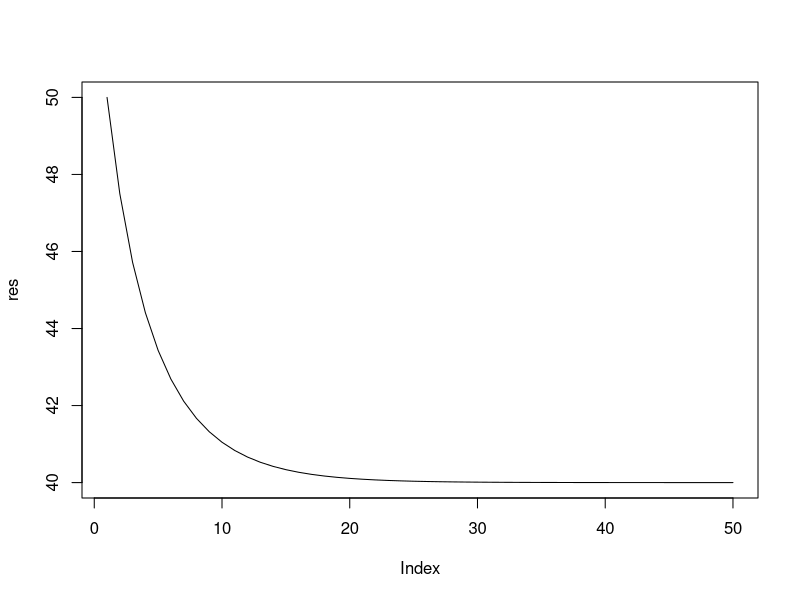

This figure's R source: (Note: this script raises an error after producing the figure.)
#################################
#Intro to modeling in R workshop
#Session 2 - 2/1/18
#################################

#Exercise 1 
#a
#Set your parameters
g=0.8
K=100
f=0.3
N0 = 50
t=50

#create a function called mypop
mypop = function(g, K, f, N0, t){

#create a vector to store population sizes and yield
pop = rep(0, t)
yield = rep(0, t)

#Set initial population size and yield
pop[1] = N0
yield[1]=N0*f

#Run loop to calculate our population growth model
for(n in 2:t){
  pop[n] = pop[n-1] + g*pop[n-1]*(1-pop[n-1]/K) - f*pop[n-1]
  yield[n] = pop[n]*f
  #print(pop[n])
  }
#return(cbind(pop, yield))
return(pop)
}
#call our mypop function
res = mypop(g=0.5, K=100, f=0.3, N0=50, t=50)

#plot the resulting population size
plot(res, type="l")

#b
#create a vector of fishing mortalities
f.sim = seq(0, 1, by=0.1)

#create a vector to store our population
pop = matrix(0, t, length(f.sim))

#set initial population size
pop[1,] = N0

#Run the loop through the matrix to calculate population size over time for each fishing mortality
for(n in 2:nrow(x)){
  for(i in 1:ncol(x)){
    pop[n, i] = pop[n-1, i] + g*pop[n-1, i]*(1-pop[n-1, i]/K) - f.sim[i]*pop[n-1, i]
    }
}
#plot our matrix
matplot(pop, type="l")

#Use the mypop function to create the population matrix
for(n in 1:length(f.sim)){
  res = mypop(g=0.5, K=100, f=f.sim[n], N0=10, t=50)
  if(n==1){out=res}else{out = cbind(out, res)}
}

matplot(out, type="l")

###Lets vectorize!
mypop.vectorize = function(g, K, N0, t){
  
  #Create a vector for pop
  pop = rep(0, length(f.sim))
  #Set initial population sizes
  pop[] = N0
  #Create a vector to store our output
  out=pop
  
  #Create a vector to store total yield
  sum.yield = f.sim*pop
  
  #Plot population size for each fishing mortality
  plot(pop~f.sim, type="l", ylim=c(0, 100))
  
  #Run a loop over all time steps
  for(n in 2:t){
    #print(pop)
    #population growth
    surplus = g*pop*(1-pop/K)
    
    #fishing
    fishing = f.sim*pop
    
    #update our population size
    pop = pop + surplus - fishing
    
    #sum of yield
    sum.yield = sum.yield + fishing
    
    #Add lines to the plot
    lines(pop~f.sim)
    
    #Build an output matrix
    out=rbind(out, pop)
    }
  #return(pop)
  return(out)
}

#Test our function
res = mypop.vectorize(g=0.5, K=100, N0=50, t=50)

#plot our output matrix
matplot(res, type="l")

#Exercise 2

#Create our spatial population model
mypop.patches = function(g, K, f1, f2, N0, t, d, L){
  
  #Create a matrix to store pop
  pop = matrix(0, t, L)
  
  #Set initial population sizes
  pop[1,] = N0
  
  #Create a vector to store fishing mortality in each patch
  f.patches = c(rep(f1, L/2), rep(f2, L/2))
  
  #Loop over our population matrix
  for(n in 2:nrow(pop)){
    for(i in 1:ncol(pop)){
      if(i==1){
        pop[n, i] = pop[n-1, i] + g*pop[n-1, i]*(1-pop[n-1, i]/K) - f.patches[i]*pop[n-1, i] -
        d/2*pop[n-1,i] + d/2*pop[n-1, i+1]}
      else{
        if(i==L){
        pop[n, i] = pop[n-1, i] + g*pop[n-1, i]*(1-pop[n-1, i]/K) - f.patches[i]*pop[n-1, i] -
          d/2*pop[n-1,i] + d/2*pop[n-1, i-1]}
        else{
          pop[n, i] = pop[n-1, i] + g*pop[n-1, i]*(1-pop[n-1, i]/K) - f.patches[i]*pop[n-1, i] -
            d*pop[n-1,i] + d/2*pop[n-1, i-1] + d/2*pop[n-1, i+1]
        }
      }
    }
   }
  
  #return(cbind(pop, yield))
  return(pop)
}

#Test if our model works
res = mypop.patches(g=0.5, K=100, f1=0.3, f2=0.6, N0=50, t=50, d=0.2, L=10)
